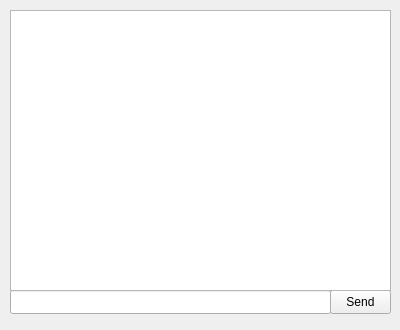
<?xml version="1.0" encoding="UTF-8"?>
<ui version="4.0">
 <class>SenderWindow</class>
 <widget class="QMainWindow" name="SenderWindow">
  <property name="geometry">
   <rect>
    <x>0</x>
    <y>0</y>
    <width>400</width>
    <height>330</height>
   </rect>
  </property>
  <property name="sizePolicy">
   <sizepolicy hsizetype="Preferred" vsizetype="Preferred">
    <horstretch>0</horstretch>
    <verstretch>0</verstretch>
   </sizepolicy>
  </property>
  <property name="minimumSize">
   <size>
    <width>400</width>
    <height>330</height>
   </size>
  </property>
  <property name="maximumSize">
   <size>
    <width>400</width>
    <height>330</height>
   </size>
  </property>
  <property name="windowTitle">
   <string>SenderWindow</string>
  </property>
  <widget class="QWidget" name="centralwidget">
   <widget class="QLineEdit" name="senderLineEdit">
    <property name="geometry">
     <rect>
      <x>10</x>
      <y>290</y>
      <width>321</width>
      <height>24</height>
     </rect>
    </property>
   </widget>
   <widget class="QPushButton" name="sendButton">
    <property name="geometry">
     <rect>
      <x>330</x>
      <y>290</y>
      <width>61</width>
      <height>24</height>
     </rect>
    </property>
    <property name="text">
     <string>Send</string>
    </property>
   </widget>
   <widget class="QListWidget" name="senderListWidget">
    <property name="geometry">
     <rect>
      <x>10</x>
      <y>10</y>
      <width>381</width>
      <height>281</height>
     </rect>
    </property>
   </widget>
  </widget>
 </widget>
 <resources/>
 <connections/>
</ui>
